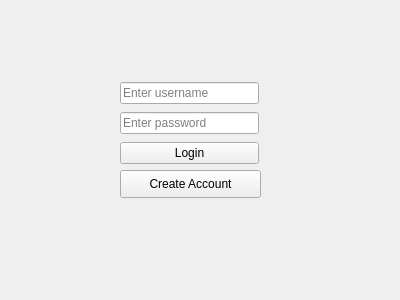
<?xml version="1.0" encoding="UTF-8"?>
<ui version="4.0">
 <class>Form</class>
 <widget class="QWidget" name="Form">
  <property name="geometry">
   <rect>
    <x>0</x>
    <y>0</y>
    <width>400</width>
    <height>300</height>
   </rect>
  </property>
  <property name="windowTitle">
   <string>Form</string>
  </property>
  <widget class="QPushButton" name="pushButton_2">
   <property name="geometry">
    <rect>
     <x>120</x>
     <y>170</y>
     <width>141</width>
     <height>28</height>
    </rect>
   </property>
   <property name="text">
    <string>Create Account</string>
   </property>
  </widget>
  <widget class="QWidget" name="">
   <property name="geometry">
    <rect>
     <x>120</x>
     <y>80</y>
     <width>139</width>
     <height>88</height>
    </rect>
   </property>
   <layout class="QVBoxLayout" name="verticalLayout">
    <item>
     <widget class="QLineEdit" name="lineEdit">
      <property name="placeholderText">
       <string>Enter username</string>
      </property>
     </widget>
    </item>
    <item>
     <widget class="QLineEdit" name="lineEdit_2">
      <property name="echoMode">
       <enum>QLineEdit::Password</enum>
      </property>
      <property name="placeholderText">
       <string>Enter password</string>
      </property>
     </widget>
    </item>
    <item>
     <widget class="QPushButton" name="pushButton">
      <property name="text">
       <string>Login</string>
      </property>
     </widget>
    </item>
   </layout>
  </widget>
 </widget>
 <resources/>
 <connections/>
</ui>
